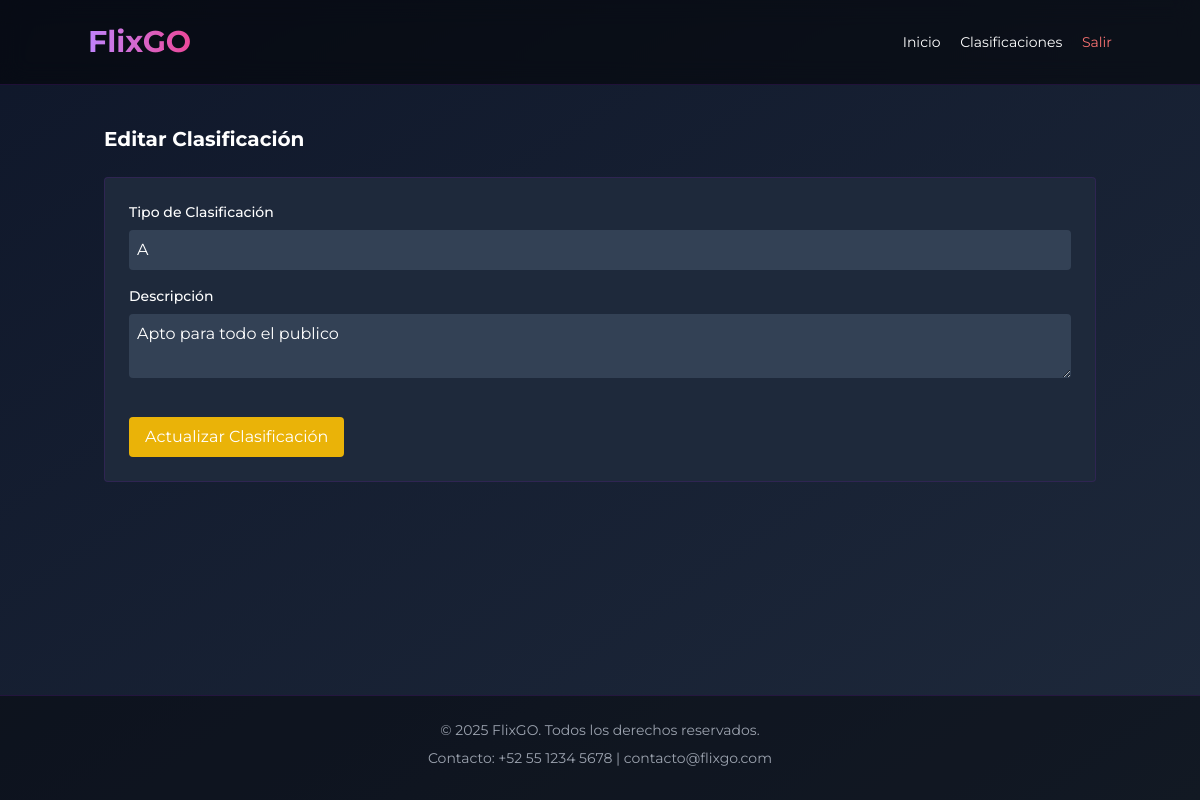
The page /editar_clasificacion.php?id=3 (signed in) on the database its author committed.
### tables this page shows
CREATE TABLE `clasificaciones` (
  `id_clasificacion` int(11) NOT NULL,
  `tipo_clasificacion` varchar(10) NOT NULL,
  `descripcion` text NOT NULL
);

### editar_clasificacion.php (the view, shortened to what this page needs)
<?php
$conn = new mysqli("localhost", "root", "", "cartelerabd");
$id = $_GET['id'] ?? null;
$clasificacion = $conn->query("SELECT * FROM clasificaciones WHERE id_clasificacion = $id")->fetch_assoc();
?>
<!DOCTYPE html>
<html lang="es">
<head>
    <script src="https://cdn.tailwindcss.com"></script>
    <link rel="stylesheet" href="estilos/style.css">
</head>
<body class="bg-gradient-to-br from-slate-900 to-slate-800 text-white font-['Montserrat'] min-h-screen flex flex-col">
    <header class="py-6 px-4 bg-black/50 backdrop-blur-md border-b border-purple-900/30">
        <div class="container mx-auto flex justify-between items-center">
            <h1 class="text-3xl font-bold bg-clip-text text-transparent bg-gradient-to-r from-purple-400 to-pink-500">
            </h1>
            <nav class="space-x-4 text-sm">
                <a href="index.php" class="hover:text-purple-400">Inicio</a>
                <a href="clasificaciones.php" class="hover:text-purple-400">Clasificaciones</a>
                <a href="logout.php" class="text-red-400 hover:underline">Salir</a>
            </nav>
        </div>
    </header>
    <main class="flex-grow container mx-auto px-4 py-10">
        <h2 class="text-xl font-bold mb-6">Editar Clasificación</h2>
        <form method="POST" class="bg-slate-800 p-6 rounded border border-purple-900/30">
            <div class="mb-4">
                <label for="tipo_clasificacion" class="block text-sm font-medium text-white mb-2">Tipo de Clasificación</label>
                <input type="text" name="tipo_clasificacion" id="tipo_clasificacion" placeholder="Tipo de Clasificación" value="<?= $clasificacion['tipo_clasificacion'] ?>" required class="p-2 w-full rounded bg-slate-700 text-white">
            </div>
            <div class="mb-4">
                <label for="descripcion" class="block text-sm font-medium text-white mb-2">Descripción</label>
                <textarea name="descripcion" id="descripcion" placeholder="Descripción" class="p-2 w-full rounded bg-slate-700 text-white"><?= $clasificacion['descripcion'] ?></textarea>
            </div>
            <button type="submit" name="actualizar" class="bg-yellow-500 py-2 px-4 rounded hover:bg-yellow-600 mt-4">Actualizar Clasificación</button>
        </form>
    </main>
    <?php include 'footer.php'; ?>
</body>
</html>

### estilos/style.css (style rules this page uses)
body { font-family: 'Poppins', Arial, Helvetica, sans-serif; }
html, body { width: 100vw; overflow-x: hidden; margin: 0; padding: 0; }

### rows shown on the page
clasificaciones: tipo_clasificacion "A", descripcion "Apto para todo el publico"
